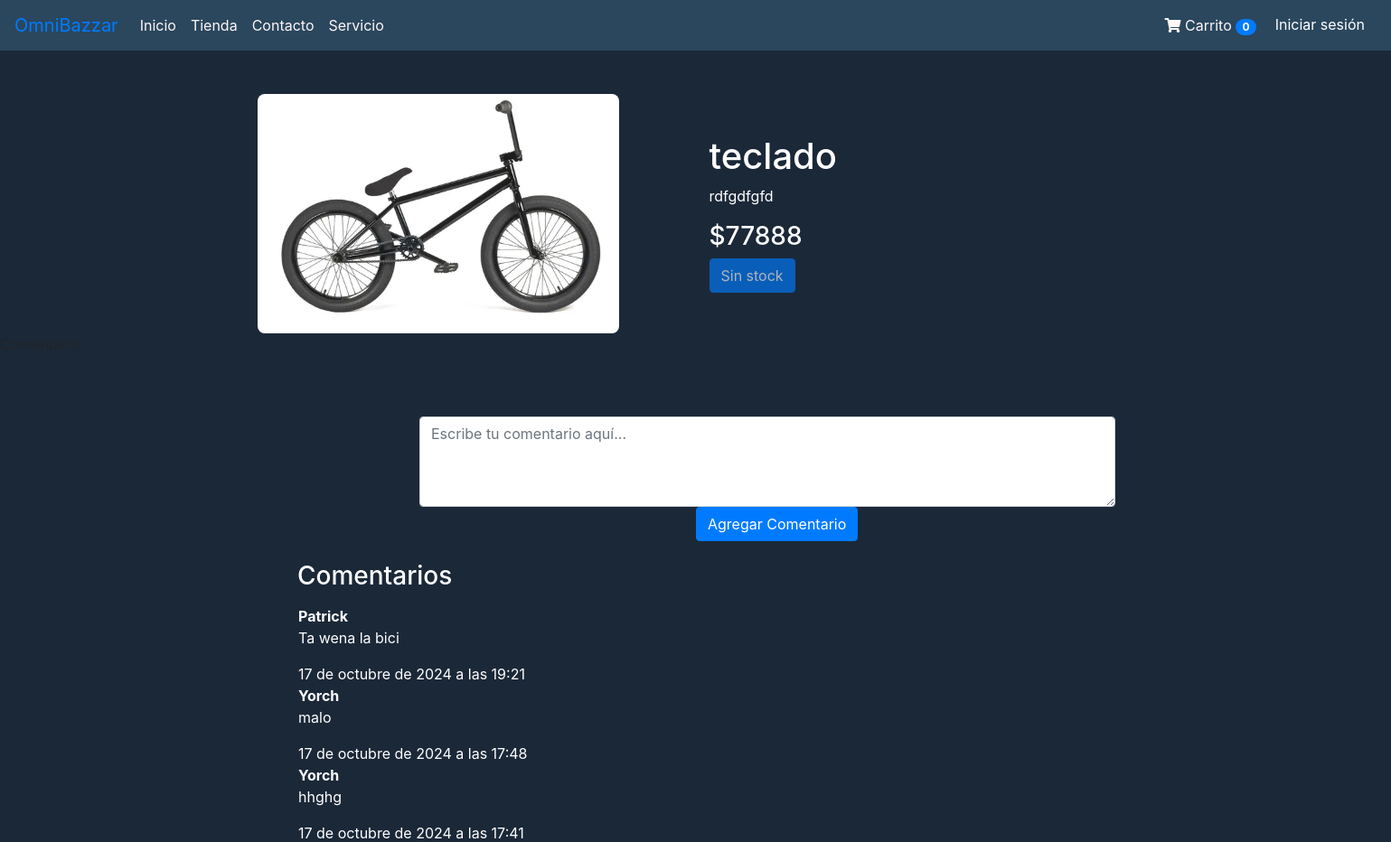
Page /detalle-producto/31/ on the committed database.
### productos/models.py (models this page shows, shortened)
class Producto(models.Model):
    nombre = models.CharField(max_length=50)
    precio = models.IntegerField()
    descripcion = models.TextField()
    nuevo = models.BooleanField()
    categoria = models.ForeignKey(Categoria, on_delete=models.PROTECT, default=1)
    fecha_fabricacion = models.DateField()
    imagen = models.ImageField(upload_to="productos", null=True)
    stock = models.IntegerField(default=0, verbose_name='Stock')
    usuario = models.ForeignKey(User, on_delete=models.CASCADE, null=True, blank=True)

class Resena(models.Model):
    producto = models.ForeignKey(Producto, on_delete=models.CASCADE)
    usuario = models.ForeignKey(User, on_delete=models.CASCADE)
    comentario = models.TextField()
    fecha_creacion = models.DateTimeField(auto_now_add=True)

### productos/views.py (the view)
# urls.py: path('detalle-producto/<int:producto_id>/', detalle_producto, name='detalle_producto'),
def detalle_producto(request, producto_id):
    producto = get_object_or_404(Producto, id=producto_id)
    resenas = Resena.objects.filter(producto=producto).order_by('-fecha_creacion')
    if request.method == 'POST':
        if request.user.is_authenticated:
            form = ComentarioForm(request.POST)
            if form.is_valid():
                nueva_resena = form.save(commit=False)
                nueva_resena.producto = producto
                nueva_resena.usuario = request.user  # Asigna el usuario autenticado
                nueva_resena.save()
                return redirect('detalle_producto', producto_id=producto_id)
        else:
            return redirect('login')  # Ajusta la URL del login según tu configuración
    else:
        form = ComentarioForm()
    return render(request, 'compra/detalle_producto.html', {
        'producto': producto,
        'resenas': resenas,
        'form': form
    })

### productos/forms.py
class ComentarioForm(forms.ModelForm):
    class Meta:
        model = Resena
        fields = ['comentario']
        widgets = {
            'comentario': forms.Textarea(attrs={
                'rows': 4,         # Número de filas del textarea
                'cols': 50,        # Número de columnas del textarea
                'placeholder': 'Escribe tu comentario aquí...',  # Texto de ayuda
                'class': 'form-control',  # Clases de CSS para Bootstrap (opcional)
                'required': True,  # Hace que el campo sea obligatorio
                'style': 'width:50%; height: 100px; position: relative; left: 464px; top: 60px;'
            }),
        }

### productos/templates/compra/detalle_producto.html (shortened to what this page needs)
{% extends "productos/base.html" %}
{% load static %}
{% block content %}
<div class="container mt-4">
    <div class="row">
        <div class="col-md-6 d-flex justify-content-center">
            {% if producto.imagen %}
            <img src="{{ producto.imagen.url }}" class="img-fluid"
                style="border-radius: 8px; width: 100%; max-width: 400px;">
            {% endif %}
        </div>
        <div class="col-md-6 d-flex flex-column justify-content-center">
            <h1 style="color: white;">{{ producto.nombre }}</h1>
            <p style="color: white;">{{ producto.descripcion }}</p>
            <h3 style="color: white;">${{ producto.precio }}</h3>
            <div>
                <button type="button" class="btn btn-primary add-to-cart"
                    data-product-id="{{ producto.id }}"
                    data-product-name="{{ producto.nombre }}"
                    data-product-price="{{ producto.precio }}"
                    data-product-stock="{{ producto.stock }}">
                </button>
            </div>
        </div>
    </div>
</div>
<form method="post">
    {{ form }}
    <button type="submit" class="btn btn-primary" style="position: relative; top: 60px; left: 770px;">Agregar Comentario</button>
</form>
  <h3 style="color: white; position: relative; top: 82px; left: 329px;">Comentarios</h3>
  <div class="comentarios">
      {% if resenas %}
          {% for resena in resenas %}
              <div class="comentario" >
                  <strong style="color: white;position: relative; top: 89px; margin-left: 330px;">{{ resena.usuario.username }}</strong>
                  <p style="color: white;position: relative; top: 89px; margin-left: 330px;">{{ resena.comentario }}</p>
                  <span class="fecha" style="color: white;position: relative; top: 89px; margin-left: 330px;">{{ resena.fecha_creacion }}</span>
              </div>
          {% endfor %}
      {% else %}
          <p style="color: white; position: relative; top: 89px; left: 330px;">No hay comentarios aún.</p>
      {% endif %}
  </div>
{% endblock %}

### productos/static/productos/css/styles.css (style rules this page uses)
.body { background-color: #1b2838; }

### rows in the picture
Producto: imagen (picture), nombre "teclado", descripcion "rdfgdfgfd", precio "77888"
Resena: usuario.username "Patrick", comentario "Ta wena la bici", fecha_creacion "17 de octubre de 2024 a las 19:21"
Resena: usuario.username "Yorch", comentario "malo", fecha_creacion "17 de octubre de 2024 a las 17:48"
Resena: usuario.username "Yorch", comentario "hhghg", fecha_creacion "17 de octubre de 2024 a las 17:41"
